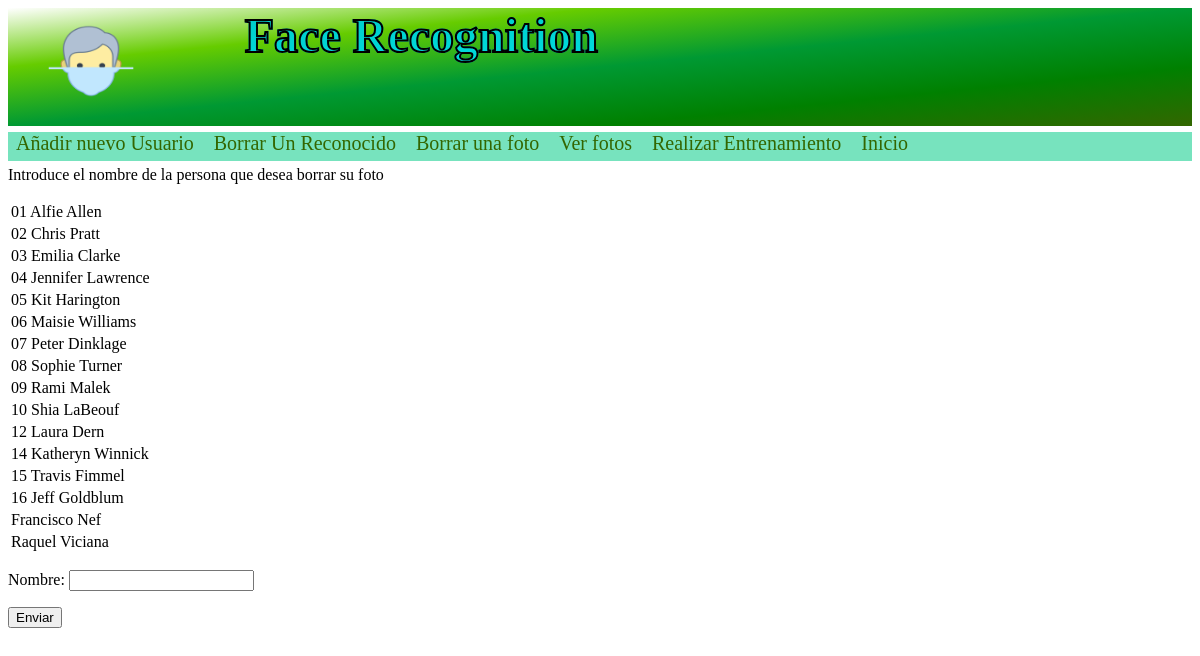
/borrarfotos (signed in), run on an earlier commit of the app's database.
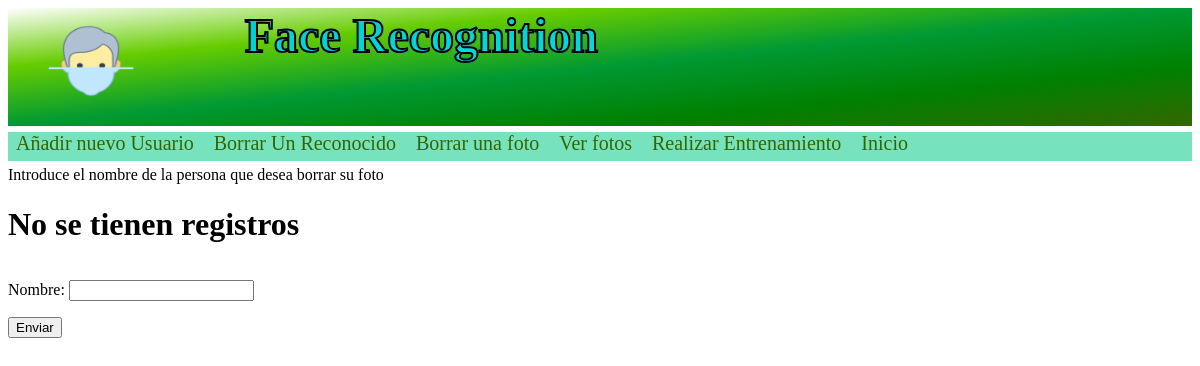
And on a later commit of the database.
### frweb/models.py (models this page shows)
class Usuarios(models.Model):
    nombre=models.CharField(max_length=50,primary_key=True)
    class Meta:
        verbose_name='Usuario'
        verbose_name_plural='Usuarios'

### frweb/admin_views.py (the view, shortened to what this page needs)
# urls.py: path('borrarfotos', mostrarfotoborrado, name='MostrarfotosBorrado'),
@csrf_exempt
@staff_member_required
def mostrarfotoborrado(request):
    registros = Usuarios.objects.all()
    form=BorrarName()
    context = {'registros': registros, 'form': form, 'msg':'Introduce el nombre de la persona que desea borrar su foto'}
    return render(request, 'BorrarReconocido.html', context)

### frweb/forms.py
class BorrarName(forms.Form):
    Nombre = forms.CharField(max_length=50)

### templates/BorrarReconocido.html (shortened to what this page needs)
{% load static %}
<html lang="es">
<head>
    <link href="{%static 'css/cabecera2.css' %}" rel="stylesheet">
</head>
<body>
    <div class="cabecera">
        <img class="logo" src="{%static 'img/logo.png'%}" alt="logo"/></th>
        <h1 class="cabecera">Face Recognition</h1>
   </div>
<div class="navegador">
        <nav>
<a href="{% url 'AddPersona'%}">Añadir nuevo Usuario</a>
<a href="{% url 'BorrarUsuarios' %}">Borrar Un Reconocido</a>
<a href="{% url 'MostrarfotosBorrado' %}">Borrar una foto</a>
<a href="{% url 'Mostrarfotos' %}">Ver fotos</a>
<a href="{% url 'Entrenamiento' %}">Realizar Entrenamiento</a>
<a href="/">Inicio</a>
    </nav>
</div>
<p>{{msg}}</p>
<table>
    <tbody>
    {% if registros %}
    {% for registro in registros %}
    <tr>
        <td>
            {{registro.nombre}}
        </td>
    </tr>
    {% endfor %}
    {% else %}
    <h1>No se tienen registros</h1>
    {% endif %}
    </tbody>
</table>
        <form method="POST" class="post-form" >
            {{ form.as_p }}
            <button type="submit" class="save btn btn-default">Enviar</button>
    </form>
</body>
</html>

What changed in the data, as far as the page shows it:
removed Usuarios: nombre "01 Alfie Allen"
removed Usuarios: nombre "02 Chris Pratt"
removed Usuarios: nombre "03 Emilia Clarke"
removed Usuarios: nombre "04 Jennifer Lawrence"
removed Usuarios: nombre "05 Kit Harington"
removed Usuarios: nombre "06 Maisie Williams"
removed Usuarios: nombre "07 Peter Dinklage"
removed Usuarios: nombre "08 Sophie Turner"
removed Usuarios: nombre "09 Rami Malek"
removed Usuarios: nombre "10 Shia LaBeouf"
removed Usuarios: nombre "12 Laura Dern"
removed Usuarios: nombre "14 Katheryn Winnick"
removed Usuarios: nombre "15 Travis Fimmel"
removed Usuarios: nombre "16 Jeff Goldblum"
removed Usuarios: nombre "Francisco Nef"
removed Usuarios: nombre "Raquel Viciana"
Also different on the page:
text now shown: "No se tienen registros"
